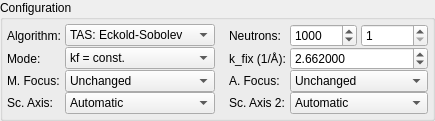
        <widget class="QGroupBox" name="groupBox_4">
         <property name="title">
          <string>Configuration</string>
         </property>
         <layout class="QGridLayout" name="gridLayout_7">
          <property name="horizontalSpacing">
           <number>4</number>
          </property>
          <property name="verticalSpacing">
           <number>0</number>
          </property>
          <property name="margin">
           <number>4</number>
          </property>
          <item row="2" column="0">
           <widget class="QLabel" name="label_12">
            <property name="sizePolicy">
             <sizepolicy hsizetype="Fixed" vsizetype="Preferred">
              <horstretch>0</horstretch>
              <verstretch>0</verstretch>
             </sizepolicy>
            </property>
            <property name="text">
             <string>M. Focus:</string>
            </property>
           </widget>
          </item>
          <item row="2" column="3">
           <widget class="QLabel" name="label_13">
            <property name="sizePolicy">
             <sizepolicy hsizetype="Fixed" vsizetype="Preferred">
              <horstretch>0</horstretch>
              <verstretch>0</verstretch>
             </sizepolicy>
            </property>
            <property name="text">
             <string>A. Focus:</string>
            </property>
           </widget>
          </item>
          <item row="2" column="1">
           <widget class="QComboBox" name="comboFocMono">
            <property name="sizePolicy">
             <sizepolicy hsizetype="Preferred" vsizetype="Fixed">
              <horstretch>4</horstretch>
              <verstretch>0</verstretch>
             </sizepolicy>
            </property>
            <item>
             <property name="text">
              <string>Unchanged</string>
             </property>
            </item>
            <item>
             <property name="text">
              <string>Flat</string>
             </property>
            </item>
            <item>
             <property name="text">
              <string>Horizontal</string>
             </property>
            </item>
            <item>
             <property name="text">
              <string>Vertical</string>
             </property>
            </item>
            <item>
             <property name="text">
              <string>Both</string>
             </property>
            </item>
           </widget>
          </item>
          <item row="0" column="1">
           <widget class="QComboBox" name="comboAlgo">
            <property name="sizePolicy">
             <sizepolicy hsizetype="Preferred" vsizetype="Fixed">
              <horstretch>4</horstretch>
              <verstretch>0</verstretch>
             </sizepolicy>
            </property>
            <property name="currentIndex">
             <number>2</number>
            </property>
            <item>
             <property name="text">
              <string>TAS: Cooper-Nathans</string>
             </property>
            </item>
            <item>
             <property name="text">
              <string>TAS: Popovici</string>
             </property>
            </item>
            <item>
             <property name="text">
              <string>TAS: Eckold-Sobolev</string>
             </property>
            </item>
            <item>
             <property name="text">
              <string>TOF: Violini</string>
             </property>
            </item>
           </widget>
          </item>
          <item row="1" column="4" colspan="2">
           <widget class="QDoubleSpinBox" name="spinKfix">
            <property name="sizePolicy">
             <sizepolicy hsizetype="Preferred" vsizetype="Fixed">
              <horstretch>2</horstretch>
              <verstretch>0</verstretch>
             </sizepolicy>
            </property>
            <property name="decimals">
             <number>6</number>
            </property>
            <property name="singleStep">
             <double>0.001000000000000</double>
            </property>
            <property name="value">
             <double>2.662000000000000</double>
            </property>
           </widget>
          </item>
          <item row="2" column="4" colspan="2">
           <widget class="QComboBox" name="comboFocAna">
            <property name="sizePolicy">
             <sizepolicy hsizetype="Preferred" vsizetype="Fixed">
              <horstretch>2</horstretch>
              <verstretch>0</verstretch>
             </sizepolicy>
            </property>
            <item>
             <property name="text">
              <string>Unchanged</string>
             </property>
            </item>
            <item>
             <property name="text">
              <string>Flat</string>
             </property>
            </item>
            <item>
             <property name="text">
              <string>Horizontal</string>
             </property>
            </item>
            <item>
             <property name="text">
              <string>Vertical</string>
             </property>
            </item>
            <item>
             <property name="text">
              <string>Both</string>
             </property>
            </item>
           </widget>
          </item>
          <item row="0" column="0">
           <widget class="QLabel" name="label_6">
            <property name="sizePolicy">
             <sizepolicy hsizetype="Fixed" vsizetype="Preferred">
              <horstretch>0</horstretch>
              <verstretch>0</verstretch>
             </sizepolicy>
            </property>
            <property name="text">
             <string>Algorithm:</string>
            </property>
           </widget>
          </item>
          <item row="0" column="2">
           <spacer name="horizontalSpacer">
            <property name="orientation">
             <enum>Qt::Horizontal</enum>
            </property>
            <property name="sizeType">
             <enum>QSizePolicy::Fixed</enum>
            </property>
            <property name="sizeHint" stdset="0">
             <size>
              <width>10</width>
              <height>20</height>
             </size>
            </property>
           </spacer>
          </item>
          <item row="1" column="0">
           <widget class="QLabel" name="label_10">
            <property name="sizePolicy">
             <sizepolicy hsizetype="Fixed" vsizetype="Preferred">
              <horstretch>0</horstretch>
              <verstretch>0</verstretch>
             </sizepolicy>
            </property>
            <property name="text">
             <string>Mode:</string>
            </property>
           </widget>
          </item>
          <item row="0" column="5">
           <widget class="QSpinBox" name="spinSampleSteps">
            <property name="sizePolicy">
             <sizepolicy hsizetype="Preferred" vsizetype="Fixed">
              <horstretch>1</horstretch>
              <verstretch>0</verstretch>
             </sizepolicy>
            </property>
            <property name="toolTip">
             <string>MC steps for sample convolution (only for Eckold-Sobolev algorithm)</string>
            </property>
            <property name="minimum">
             <number>1</number>
            </property>
            <property name="maximum">
             <number>999999999</number>
            </property>
            <property name="singleStep">
             <number>100</number>
            </property>
           </widget>
          </item>
          <item row="1" column="1">
           <widget class="QComboBox" name="comboFixedK">
            <property name="sizePolicy">
             <sizepolicy hsizetype="Preferred" vsizetype="Fixed">
              <horstretch>4</horstretch>
              <verstretch>0</verstretch>
             </sizepolicy>
            </property>
            <property name="currentIndex">
             <number>1</number>
            </property>
            <item>
             <property name="text">
              <string>ki = const.</string>
             </property>
            </item>
            <item>
             <property name="text">
              <string>kf = const.</string>
             </property>
            </item>
           </widget>
          </item>
          <item row="0" column="3">
           <widget class="QLabel" name="label_7">
            <property name="sizePolicy">
             <sizepolicy hsizetype="Fixed" vsizetype="Preferred">
              <horstretch>0</horstretch>
              <verstretch>0</verstretch>
             </sizepolicy>
            </property>
            <property name="text">
             <string>Neutrons:</string>
            </property>
           </widget>
          </item>
          <item row="1" column="3">
           <widget class="QLabel" name="label_11">
            <property name="sizePolicy">
             <sizepolicy hsizetype="Fixed" vsizetype="Preferred">
              <horstretch>0</horstretch>
              <verstretch>0</verstretch>
             </sizepolicy>
            </property>
            <property name="text">
             <string>k_fix (1/Å):</string>
            </property>
           </widget>
          </item>
          <item row="0" column="4">
           <widget class="QSpinBox" name="spinNeutrons">
            <property name="sizePolicy">
             <sizepolicy hsizetype="Preferred" vsizetype="Fixed">
              <horstretch>1</horstretch>
              <verstretch>0</verstretch>
             </sizepolicy>
            </property>
            <property name="toolTip">
             <string>MC steps for overall convolution</string>
            </property>
            <property name="suffix">
             <string/>
            </property>
            <property name="minimum">
             <number>0</number>
            </property>
            <property name="maximum">
             <number>999999999</number>
            </property>
            <property name="singleStep">
             <number>1000</number>
            </property>
            <property name="value">
             <number>1000</number>
            </property>
           </widget>
          </item>
          <item row="3" column="0">
           <widget class="QLabel" name="label_30">
            <property name="sizePolicy">
             <sizepolicy hsizetype="Fixed" vsizetype="Preferred">
              <horstretch>0</horstretch>
              <verstretch>0</verstretch>
             </sizepolicy>
            </property>
            <property name="text">
             <string>Sc. Axis:</string>
            </property>
           </widget>
          </item>
          <item row="3" column="1">
           <widget class="QComboBox" name="comboAxis">
            <item>
             <property name="text">
              <string>Automatic</string>
             </property>
            </item>
            <item>
             <property name="text">
              <string>h</string>
             </property>
            </item>
            <item>
             <property name="text">
              <string>k</string>
             </property>
            </item>
            <item>
             <property name="text">
              <string>l</string>
             </property>
            </item>
            <item>
             <property name="text">
              <string>E</string>
             </property>
            </item>
           </widget>
          </item>
          <item row="3" column="3">
           <widget class="QLabel" name="label_31">
            <property name="sizePolicy">
             <sizepolicy hsizetype="Fixed" vsizetype="Preferred">
              <horstretch>0</horstretch>
              <verstretch>0</verstretch>
             </sizepolicy>
            </property>
            <property name="text">
             <string>Sc. Axis 2:</string>
            </property>
           </widget>
          </item>
          <item row="3" column="4" colspan="2">
           <widget class="QComboBox" name="comboAxis2">
            <item>
             <property name="text">
              <string>Automatic</string>
             </property>
            </item>
            <item>
             <property name="text">
              <string>h</string>
             </property>
            </item>
            <item>
             <property name="text">
              <string>k</string>
             </property>
            </item>
            <item>
             <property name="text">
              <string>l</string>
             </property>
            </item>
            <item>
             <property name="text">
              <string>E</string>
             </property>
            </item>
           </widget>
          </item>
         </layout>
        </widget>
